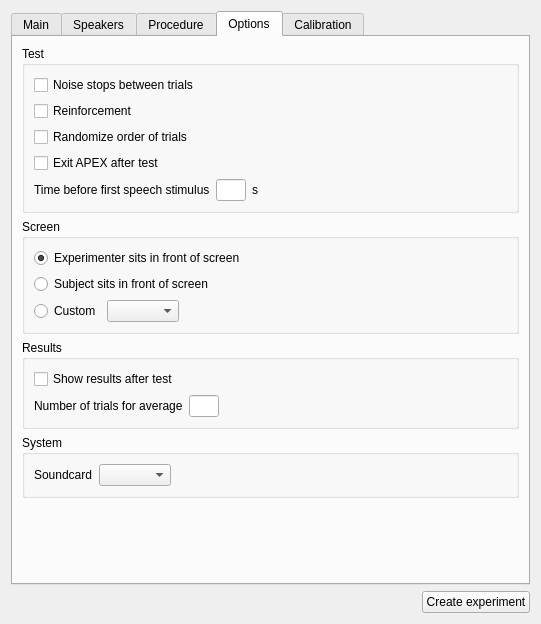
<?xml version="1.0" encoding="UTF-8"?>
<ui version="4.0">
 <class>SpinMainDlg</class>
 <widget class="QWidget" name="SpinMainDlg">
  <property name="geometry">
   <rect>
    <x>0</x>
    <y>0</y>
    <width>539</width>
    <height>624</height>
   </rect>
  </property>
  <property name="sizePolicy">
   <sizepolicy hsizetype="Preferred" vsizetype="Preferred">
    <horstretch>0</horstretch>
    <verstretch>0</verstretch>
   </sizepolicy>
  </property>
  <property name="windowTitle">
   <string>SPIN</string>
  </property>
  <layout class="QGridLayout" name="gridLayout_6">
   <item row="0" column="0">
    <widget class="QTabWidget" name="tabWidget">
     <property name="sizePolicy">
      <sizepolicy hsizetype="Expanding" vsizetype="Expanding">
       <horstretch>0</horstretch>
       <verstretch>0</verstretch>
      </sizepolicy>
     </property>
     <property name="currentIndex">
      <number>3</number>
     </property>
     <widget class="QWidget" name="mainTab">
      <attribute name="title">
       <string>Main</string>
      </attribute>
      <layout class="QVBoxLayout" name="verticalLayout_12">
       <item>
        <layout class="QVBoxLayout" name="verticalLayout_7">
         <item>
          <widget class="QLabel" name="label_20">
           <property name="text">
            <string>Subject name</string>
           </property>
          </widget>
         </item>
         <item>
          <widget class="QLineEdit" name="nameLine"/>
         </item>
        </layout>
       </item>
       <item>
        <layout class="QHBoxLayout" name="horizontalLayout_6">
         <item>
          <widget class="QGroupBox" name="groupBox">
           <property name="sizePolicy">
            <sizepolicy hsizetype="Minimum" vsizetype="Preferred">
             <horstretch>0</horstretch>
             <verstretch>0</verstretch>
            </sizepolicy>
           </property>
           <property name="title">
            <string>Speech</string>
           </property>
           <layout class="QGridLayout" name="gridLayout_4">
            <item row="0" column="0">
             <widget class="QLabel" name="label_5">
              <property name="text">
               <string>Material:</string>
              </property>
             </widget>
            </item>
            <item row="0" column="1">
             <widget class="QComboBox" name="speechmaterialCmb"/>
            </item>
            <item row="1" column="0">
             <widget class="QLabel" name="speechcategoryLbl">
              <property name="text">
               <string>Category:</string>
              </property>
             </widget>
            </item>
            <item row="2" column="0">
             <widget class="QLabel" name="label_7">
              <property name="text">
               <string>List:</string>
              </property>
             </widget>
            </item>
            <item row="2" column="1">
             <widget class="QComboBox" name="listCmb"/>
            </item>
            <item row="1" column="1">
             <widget class="QComboBox" name="speechcategoryCmb"/>
            </item>
           </layout>
          </widget>
         </item>
         <item>
          <widget class="QGroupBox" name="groupBox_2">
           <property name="sizePolicy">
            <sizepolicy hsizetype="Minimum" vsizetype="Preferred">
             <horstretch>0</horstretch>
             <verstretch>0</verstretch>
            </sizepolicy>
           </property>
           <property name="title">
            <string>Noise</string>
           </property>
           <layout class="QGridLayout" name="gridLayout_5">
            <item row="0" column="0">
             <widget class="QLabel" name="noisematerialLbl">
              <property name="text">
               <string>Material:</string>
              </property>
             </widget>
            </item>
            <item row="0" column="1">
             <widget class="QComboBox" name="noisematerialCmb">
              <property name="sizePolicy">
               <sizepolicy hsizetype="Fixed" vsizetype="Fixed">
                <horstretch>0</horstretch>
                <verstretch>0</verstretch>
               </sizepolicy>
              </property>
              <property name="sizeAdjustPolicy">
               <enum>QComboBox::AdjustToContents</enum>
              </property>
             </widget>
            </item>
            <item row="1" column="0" colspan="2">
             <widget class="QLabel" name="noisedescriptionLbl">
              <property name="sizePolicy">
               <sizepolicy hsizetype="Ignored" vsizetype="Preferred">
                <horstretch>0</horstretch>
                <verstretch>0</verstretch>
               </sizepolicy>
              </property>
              <property name="sizeIncrement">
               <size>
                <width>0</width>
                <height>0</height>
               </size>
              </property>
              <property name="text">
               <string/>
              </property>
              <property name="wordWrap">
               <bool>true</bool>
              </property>
             </widget>
            </item>
           </layout>
          </widget>
         </item>
        </layout>
       </item>
       <item>
        <layout class="QVBoxLayout" name="verticalLayout_6">
         <item>
          <widget class="QLabel" name="label_22">
           <property name="text">
            <string>Saved settings, click to load</string>
           </property>
          </widget>
         </item>
         <item>
          <layout class="QHBoxLayout" name="horizontalLayout_2">
           <item>
            <widget class="QListWidget" name="settingsList">
             <property name="showDropIndicator" stdset="0">
              <bool>false</bool>
             </property>
             <property name="selectionRectVisible">
              <bool>true</bool>
             </property>
             <item>
              <property name="text">
               <string>default</string>
              </property>
             </item>
            </widget>
           </item>
           <item>
            <layout class="QVBoxLayout" name="verticalLayout_11">
             <item>
              <widget class="QPushButton" name="saveSettingsBtn">
               <property name="text">
                <string>Save current settings</string>
               </property>
              </widget>
             </item>
             <item>
              <widget class="QPushButton" name="importSettingsBtn">
               <property name="text">
                <string>Import settings</string>
               </property>
              </widget>
             </item>
             <item>
              <widget class="QPushButton" name="exportSettingsBtn">
               <property name="text">
                <string>Export selected</string>
               </property>
              </widget>
             </item>
             <item>
              <widget class="QPushButton" name="removeSettingsBtn">
               <property name="text">
                <string>Remove selected</string>
               </property>
              </widget>
             </item>
             <item>
              <widget class="QPushButton" name="renameSettingsBtn">
               <property name="text">
                <string>Rename selected</string>
               </property>
              </widget>
             </item>
             <item>
              <spacer name="verticalSpacer_4">
               <property name="orientation">
                <enum>Qt::Vertical</enum>
               </property>
               <property name="sizeHint" stdset="0">
                <size>
                 <width>131</width>
                 <height>178</height>
                </size>
               </property>
              </spacer>
             </item>
            </layout>
           </item>
          </layout>
         </item>
        </layout>
       </item>
      </layout>
     </widget>
     <widget class="QWidget" name="speakersTab">
      <attribute name="title">
       <string>Speakers</string>
      </attribute>
      <layout class="QGridLayout" name="gridLayout_15">
       <item row="0" column="0">
        <layout class="QVBoxLayout" name="verticalLayout_10">
         <item>
          <layout class="QHBoxLayout" name="horizontalLayout_9">
           <item>
            <widget class="QGroupBox" name="groupBox_3">
             <property name="title">
              <string>Speaker type</string>
             </property>
             <layout class="QGridLayout">
              <item row="0" column="0">
               <layout class="QVBoxLayout">
                <item>
                 <widget class="QRadioButton" name="freeFieldRadio">
                  <property name="text">
                   <string>Free field</string>
                  </property>
                 </widget>
                </item>
                <item>
                 <widget class="QRadioButton" name="headphoneRadio">
                  <property name="text">
                   <string>Headphones</string>
                  </property>
                  <property name="checked">
                   <bool>true</bool>
                  </property>
                 </widget>
                </item>
               </layout>
              </item>
             </layout>
            </widget>
           </item>
           <item>
            <widget class="QGroupBox" name="groupBox_8">
             <property name="title">
              <string>Lock levels</string>
             </property>
             <layout class="QGridLayout" name="gridLayout_3">
              <item row="0" column="0">
               <layout class="QVBoxLayout" name="verticalLayout">
                <item>
                 <widget class="QCheckBox" name="lockNoiseCheck">
                  <property name="text">
                   <string>Same noise level on all channels</string>
                  </property>
                 </widget>
                </item>
                <item>
                 <widget class="QCheckBox" name="lockSpeechCheck">
                  <property name="text">
                   <string>Same speech level on all channels</string>
                  </property>
                 </widget>
                </item>
               </layout>
              </item>
             </layout>
            </widget>
           </item>
          </layout>
         </item>
         <item>
          <widget class="QGroupBox" name="groupBox_9">
           <property name="title">
            <string>Initial SNR</string>
           </property>
           <layout class="QGridLayout" name="gridLayout_2">
            <item row="0" column="0">
             <widget class="spin::gui::SnrWidget" name="snrWidget" native="true"/>
            </item>
           </layout>
          </widget>
         </item>
         <item>
          <widget class="QStackedWidget" name="speakersStack">
           <property name="currentIndex">
            <number>0</number>
           </property>
           <widget class="QWidget" name="page">
            <layout class="QGridLayout" name="gridLayout_16">
             <item row="0" column="0">
              <layout class="QHBoxLayout" name="horizontalLayout_11">
               <item>
                <widget class="spin::gui::StartLevelWidget" name="leftHpStartLevels" native="true"/>
               </item>
               <item>
                <spacer name="horizontalSpacer_5">
                 <property name="orientation">
                  <enum>Qt::Horizontal</enum>
                 </property>
                 <property name="sizeHint" stdset="0">
                  <size>
                   <width>148</width>
                   <height>17</height>
                  </size>
                 </property>
                </spacer>
               </item>
               <item>
                <widget class="QLabel" name="hpPicLbl">
                 <property name="text">
                  <string/>
                 </property>
                 <property name="scaledContents">
                  <bool>true</bool>
                 </property>
                 <property name="alignment">
                  <set>Qt::AlignCenter</set>
                 </property>
                </widget>
               </item>
               <item>
                <spacer name="horizontalSpacer_6">
                 <property name="orientation">
                  <enum>Qt::Horizontal</enum>
                 </property>
                 <property name="sizeHint" stdset="0">
                  <size>
                   <width>128</width>
                   <height>14</height>
                  </size>
                 </property>
                </spacer>
               </item>
               <item>
                <widget class="spin::gui::StartLevelWidget" name="rightHpStartLevels" native="true"/>
               </item>
              </layout>
             </item>
            </layout>
           </widget>
           <widget class="QWidget" name="page_2">
            <layout class="QGridLayout" name="gridLayout">
             <item row="0" column="0">
              <widget class="spin::gui::FreeFieldWidget" name="freeFieldWidget" native="true"/>
             </item>
            </layout>
           </widget>
          </widget>
         </item>
        </layout>
       </item>
      </layout>
     </widget>
     <widget class="QWidget" name="procedureTab">
      <attribute name="title">
       <string>Procedure</string>
      </attribute>
      <layout class="QGridLayout" name="gridLayout_11">
       <item row="0" column="0">
        <layout class="QHBoxLayout" name="horizontalLayout">
         <item>
          <widget class="QGroupBox" name="groupBox_4">
           <property name="sizePolicy">
            <sizepolicy hsizetype="Preferred" vsizetype="Fixed">
             <horstretch>0</horstretch>
             <verstretch>0</verstretch>
            </sizepolicy>
           </property>
           <property name="title">
            <string>Procedure type</string>
           </property>
           <layout class="QGridLayout" name="gridLayout_7">
            <item row="0" column="0">
             <layout class="QVBoxLayout" name="verticalLayout_2">
              <item>
               <widget class="QRadioButton" name="constProcRadio">
                <property name="text">
                 <string>Constant</string>
                </property>
                <property name="checked">
                 <bool>true</bool>
                </property>
               </widget>
              </item>
              <item>
               <widget class="QRadioButton" name="adapProcRadio">
                <property name="text">
                 <string>Adaptive</string>
                </property>
                <property name="checked">
                 <bool>false</bool>
                </property>
               </widget>
              </item>
             </layout>
            </item>
           </layout>
          </widget>
         </item>
         <item>
          <widget class="QGroupBox" name="adaptationBox">
           <property name="enabled">
            <bool>true</bool>
           </property>
           <property name="title">
            <string>Adaptation</string>
           </property>
           <layout class="QGridLayout" name="gridLayout_8">
            <item row="0" column="0">
             <layout class="QVBoxLayout" name="verticalLayout_3">
              <item>
               <widget class="QRadioButton" name="adaptSpeechRadio">
                <property name="text">
                 <string>Adapt speech level</string>
                </property>
                <property name="checked">
                 <bool>true</bool>
                </property>
               </widget>
              </item>
              <item>
               <widget class="QRadioButton" name="adaptNoiseRadio">
                <property name="text">
                 <string>Adapt noise level</string>
                </property>
               </widget>
              </item>
             </layout>
            </item>
           </layout>
          </widget>
         </item>
        </layout>
       </item>
       <item row="1" column="0">
        <spacer name="verticalSpacer_3">
         <property name="orientation">
          <enum>Qt::Vertical</enum>
         </property>
         <property name="sizeHint" stdset="0">
          <size>
           <width>456</width>
           <height>30</height>
          </size>
         </property>
        </spacer>
       </item>
       <item row="2" column="0">
        <widget class="QGroupBox" name="stepsizeBox">
         <property name="title">
          <string>Stepsize (for speech):</string>
         </property>
         <layout class="QGridLayout" name="gridLayout_9">
          <item row="0" column="0">
           <layout class="QVBoxLayout" name="verticalLayout_4">
            <item>
             <layout class="QHBoxLayout" name="horizontalLayout_5">
              <item>
               <widget class="QLabel" name="label_12">
                <property name="text">
                 <string>Initial stepsize</string>
                </property>
               </widget>
              </item>
              <item>
               <widget class="QLineEdit" name="initStepsizeLine">
                <property name="maximumSize">
                 <size>
                  <width>30</width>
                  <height>16777215</height>
                 </size>
                </property>
               </widget>
              </item>
              <item>
               <widget class="QLabel" name="label_11">
                <property name="text">
                 <string>dB</string>
                </property>
               </widget>
              </item>
              <item>
               <spacer name="horizontalSpacer_13">
                <property name="orientation">
                 <enum>Qt::Horizontal</enum>
                </property>
                <property name="sizeHint" stdset="0">
                 <size>
                  <width>40</width>
                  <height>20</height>
                 </size>
                </property>
               </spacer>
              </item>
             </layout>
            </item>
            <item>
             <widget class="QLabel" name="label_13">
              <property name="text">
               <string>If you want the stepsize to change after a given trial, fill in the number of this trial and the stepsize to change to and click 'Add'.</string>
              </property>
              <property name="wordWrap">
               <bool>true</bool>
              </property>
             </widget>
            </item>
            <item>
             <layout class="QHBoxLayout" name="horizontalLayout_3">
              <item>
               <widget class="QLabel" name="label_14">
                <property name="text">
                 <string>Trial</string>
                </property>
               </widget>
              </item>
              <item>
               <widget class="QLineEdit" name="trialLine">
                <property name="sizePolicy">
                 <sizepolicy hsizetype="Fixed" vsizetype="Fixed">
                  <horstretch>0</horstretch>
                  <verstretch>0</verstretch>
                 </sizepolicy>
                </property>
                <property name="maximumSize">
                 <size>
                  <width>30</width>
                  <height>25</height>
                 </size>
                </property>
               </widget>
              </item>
              <item>
               <widget class="QLabel" name="label_15">
                <property name="text">
                 <string>Stepsize</string>
                </property>
               </widget>
              </item>
              <item>
               <widget class="QLineEdit" name="stepsizeLine">
                <property name="sizePolicy">
                 <sizepolicy hsizetype="Fixed" vsizetype="Fixed">
                  <horstretch>0</horstretch>
                  <verstretch>0</verstretch>
                 </sizepolicy>
                </property>
                <property name="maximumSize">
                 <size>
                  <width>30</width>
                  <height>25</height>
                 </size>
                </property>
               </widget>
              </item>
              <item>
               <widget class="QLabel" name="label_16">
                <property name="text">
                 <string>dB</string>
                </property>
               </widget>
              </item>
              <item>
               <widget class="QPushButton" name="addStepsizeBtn">
                <property name="text">
                 <string>Add</string>
                </property>
               </widget>
              </item>
              <item>
               <spacer name="horizontalSpacer_11">
                <property name="orientation">
                 <enum>Qt::Horizontal</enum>
                </property>
                <property name="sizeHint" stdset="0">
                 <size>
                  <width>40</width>
                  <height>20</height>
                 </size>
                </property>
               </spacer>
              </item>
             </layout>
            </item>
            <item>
             <layout class="QHBoxLayout" name="horizontalLayout_4">
              <item>
               <widget class="QTableWidget" name="stepsizeTable">
                <property name="selectionBehavior">
                 <enum>QAbstractItemView::SelectRows</enum>
                </property>
                <property name="textElideMode">
                 <enum>Qt::ElideMiddle</enum>
                </property>
                <property name="cornerButtonEnabled">
                 <bool>false</bool>
                </property>
                <property name="rowCount">
                 <number>0</number>
                </property>
                <property name="columnCount">
                 <number>2</number>
                </property>
                <column>
                 <property name="text">
                  <string>Trial</string>
                 </property>
                </column>
                <column>
                 <property name="text">
                  <string>Stepsize</string>
                 </property>
                </column>
               </widget>
              </item>
              <item>
               <spacer name="horizontalSpacer_12">
                <property name="orientation">
                 <enum>Qt::Horizontal</enum>
                </property>
                <property name="sizeHint" stdset="0">
                 <size>
                  <width>40</width>
                  <height>20</height>
                 </size>
                </property>
               </spacer>
              </item>
             </layout>
            </item>
            <item>
             <layout class="QHBoxLayout" name="horizontalLayout_7">
              <item>
               <widget class="QCheckBox" name="repeatFirstCheck">
                <property name="text">
                 <string>Repeat first trial until correct</string>
                </property>
                <property name="checked">
                 <bool>true</bool>
                </property>
               </widget>
              </item>
             </layout>
            </item>
           </layout>
          </item>
         </layout>
        </widget>
       </item>
      </layout>
     </widget>
     <widget class="QWidget" name="optionsTab">
      <attribute name="title">
       <string>Options</string>
      </attribute>
      <layout class="QGridLayout" name="gridLayout_12">
       <item row="0" column="0">
        <layout class="QVBoxLayout" name="verticalLayout_13">
         <item>
          <widget class="QGroupBox" name="groupBox_5">
           <property name="title">
            <string>Test</string>
           </property>
           <layout class="QGridLayout" name="gridLayout_10">
            <item row="0" column="0">
             <widget class="QCheckBox" name="noiseStopsCheck">
              <property name="text">
               <string>Noise stops between trials</string>
              </property>
             </widget>
            </item>
            <item row="1" column="0">
             <widget class="QCheckBox" name="reinforcementCheck">
              <property name="text">
               <string>Reinforcement</string>
              </property>
             </widget>
            </item>
            <item row="2" column="0">
             <widget class="QCheckBox" name="randTrialsCheck">
              <property name="text">
               <string>Randomize order of trials</string>
              </property>
             </widget>
            </item>
            <item row="4" column="0">
             <layout class="QHBoxLayout" name="horizontalLayout_8">
              <item>
               <widget class="QLabel" name="label_17">
                <property name="text">
                 <string>Time before first speech stimulus</string>
                </property>
                <property name="buddy">
                 <cstring>timeBeforeLine</cstring>
                </property>
               </widget>
              </item>
              <item>
               <widget class="QLineEdit" name="timeBeforeLine">
                <property name="sizePolicy">
                 <sizepolicy hsizetype="Fixed" vsizetype="Fixed">
                  <horstretch>0</horstretch>
                  <verstretch>0</verstretch>
                 </sizepolicy>
                </property>
                <property name="maximumSize">
                 <size>
                  <width>30</width>
                  <height>25</height>
                 </size>
                </property>
               </widget>
              </item>
              <item>
               <widget class="QLabel" name="label_18">
                <property name="text">
                 <string>s</string>
                </property>
               </widget>
              </item>
              <item>
               <spacer name="horizontalSpacer_14">
                <property name="orientation">
                 <enum>Qt::Horizontal</enum>
                </property>
                <property name="sizeHint" stdset="0">
                 <size>
                  <width>40</width>
                  <height>20</height>
                 </size>
                </property>
               </spacer>
              </item>
             </layout>
            </item>
            <item row="3" column="0">
             <widget class="QCheckBox" name="exitAfterCheck">
              <property name="text">
               <string>Exit APEX after test</string>
              </property>
             </widget>
            </item>
           </layout>
          </widget>
         </item>
         <item>
          <widget class="QGroupBox" name="groupBox_6">
           <property name="title">
            <string>Screen</string>
           </property>
           <layout class="QVBoxLayout" name="verticalLayout_5">
            <item>
             <layout class="QVBoxLayout" name="verticalLayout_8">
              <item>
               <layout class="QHBoxLayout" name="horizontalLayout_15">
                <item>
                 <widget class="QRadioButton" name="expSitsRadio">
                  <property name="text">
                   <string>Experimenter sits in front of screen</string>
                  </property>
                  <property name="checked">
                   <bool>true</bool>
                  </property>
                 </widget>
                </item>
               </layout>
              </item>
              <item>
               <layout class="QHBoxLayout" name="horizontalLayout_14">
                <item>
                 <widget class="QRadioButton" name="subSitsRadio">
                  <property name="text">
                   <string>Subject sits in front of screen</string>
                  </property>
                 </widget>
                </item>
               </layout>
              </item>
             </layout>
            </item>
            <item>
             <layout class="QHBoxLayout" name="horizontalLayout_12">
              <item>
               <widget class="QRadioButton" name="customScreenRadio">
                <property name="text">
                 <string>Custom</string>
                </property>
               </widget>
              </item>
              <item>
               <widget class="QComboBox" name="customScreenCombo"/>
              </item>
              <item>
               <spacer name="horizontalSpacer_2">
                <property name="orientation">
                 <enum>Qt::Horizontal</enum>
                </property>
                <property name="sizeHint" stdset="0">
                 <size>
                  <width>40</width>
                  <height>20</height>
                 </size>
                </property>
               </spacer>
              </item>
             </layout>
            </item>
           </layout>
          </widget>
         </item>
         <item>
          <widget class="QGroupBox" name="groupBox_7">
           <property name="title">
            <string>Results</string>
           </property>
           <layout class="QGridLayout" name="gridLayout_14">
            <item row="0" column="0">
             <layout class="QVBoxLayout" name="verticalLayout_9">
              <item>
               <layout class="QHBoxLayout" name="horizontalLayout_18">
                <item>
                 <widget class="QCheckBox" name="showResultsCheck">
                  <property name="text">
                   <string>Show results after test</string>
                  </property>
                 </widget>
                </item>
               </layout>
              </item>
              <item>
               <layout class="QHBoxLayout" name="horizontalLayout_17">
                <item>
                 <widget class="QLabel" name="label_19">
                  <property name="text">
                   <string>Number of trials for average</string>
                  </property>
                  <property name="buddy">
                   <cstring>nbResponsesLine</cstring>
                  </property>
                 </widget>
                </item>
                <item>
                 <widget class="QLineEdit" name="nbResponsesLine">
                  <property name="sizePolicy">
                   <sizepolicy hsizetype="Fixed" vsizetype="Fixed">
                    <horstretch>0</horstretch>
                    <verstretch>0</verstretch>
                   </sizepolicy>
                  </property>
                  <property name="maximumSize">
                   <size>
                    <width>30</width>
                    <height>25</height>
                   </size>
                  </property>
                 </widget>
                </item>
                <item>
                 <spacer name="horizontalSpacer_18">
                  <property name="orientation">
                   <enum>Qt::Horizontal</enum>
                  </property>
                  <property name="sizeHint" stdset="0">
                   <size>
                    <width>40</width>
                    <height>20</height>
                   </size>
                  </property>
                 </spacer>
                </item>
               </layout>
              </item>
             </layout>
            </item>
           </layout>
          </widget>
         </item>
         <item>
          <widget class="QGroupBox" name="groupBox_10">
           <property name="title">
            <string>System</string>
           </property>
           <layout class="QHBoxLayout" name="horizontalLayout_13">
            <item>
             <widget class="QLabel" name="label">
              <property name="text">
               <string>Soundcard</string>
              </property>
              <property name="buddy">
               <cstring>soundCardCombo</cstring>
              </property>
             </widget>
            </item>
            <item>
             <widget class="QComboBox" name="soundCardCombo"/>
            </item>
            <item>
             <spacer name="horizontalSpacer_3">
              <property name="orientation">
               <enum>Qt::Horizontal</enum>
              </property>
              <property name="sizeHint" stdset="0">
               <size>
                <width>40</width>
                <height>20</height>
               </size>
              </property>
             </spacer>
            </item>
           </layout>
          </widget>
         </item>
         <item>
          <spacer name="verticalSpacer_5">
           <property name="orientation">
            <enum>Qt::Vertical</enum>
           </property>
           <property name="sizeHint" stdset="0">
            <size>
             <width>497</width>
             <height>98</height>
            </size>
           </property>
          </spacer>
         </item>
        </layout>
       </item>
      </layout>
     </widget>
     <widget class="QWidget" name="tab">
      <attribute name="title">
       <string>Calibration</string>
      </attribute>
      <widget class="QPushButton" name="calibrateBtn">
       <property name="geometry">
        <rect>
         <x>170</x>
         <y>170</y>
         <width>102</width>
         <height>26</height>
        </rect>
       </property>
       <property name="text">
        <string>Calibrate</string>
       </property>
      </widget>
     </widget>
    </widget>
   </item>
   <item row="1" column="0">
    <layout class="QHBoxLayout" name="horizontalLayout_10">
     <item>
      <spacer name="horizontalSpacer">
       <property name="orientation">
        <enum>Qt::Horizontal</enum>
       </property>
       <property name="sizeHint" stdset="0">
        <size>
         <width>40</width>
         <height>20</height>
        </size>
       </property>
      </spacer>
     </item>
     <item>
      <widget class="QPushButton" name="createExperimentBtn">
       <property name="text">
        <string>Create experiment</string>
       </property>
      </widget>
     </item>
    </layout>
   </item>
  </layout>
 </widget>
 <customwidgets>
  <customwidget>
   <class>spin::gui::StartLevelWidget</class>
   <extends>QWidget</extends>
   <header>gui/startlevelwidget.h</header>
   <container>1</container>
  </customwidget>
  <customwidget>
   <class>spin::gui::FreeFieldWidget</class>
   <extends>QWidget</extends>
   <header>gui/freefieldwidget.h</header>
   <container>1</container>
  </customwidget>
  <customwidget>
   <class>spin::gui::SnrWidget</class>
   <extends>QWidget</extends>
   <header>gui/snrwidget.h</header>
   <container>1</container>
  </customwidget>
 </customwidgets>
 <tabstops>
  <tabstop>tabWidget</tabstop>
  <tabstop>nameLine</tabstop>
  <tabstop>speechmaterialCmb</tabstop>
  <tabstop>speechcategoryCmb</tabstop>
  <tabstop>listCmb</tabstop>
  <tabstop>noisematerialCmb</tabstop>
  <tabstop>settingsList</tabstop>
  <tabstop>saveSettingsBtn</tabstop>
  <tabstop>importSettingsBtn</tabstop>
  <tabstop>exportSettingsBtn</tabstop>
  <tabstop>removeSettingsBtn</tabstop>
  <tabstop>renameSettingsBtn</tabstop>
  <tabstop>freeFieldRadio</tabstop>
  <tabstop>headphoneRadio</tabstop>
  <tabstop>lockNoiseCheck</tabstop>
  <tabstop>lockSpeechCheck</tabstop>
  <tabstop>constProcRadio</tabstop>
  <tabstop>adapProcRadio</tabstop>
  <tabstop>adaptSpeechRadio</tabstop>
  <tabstop>adaptNoiseRadio</tabstop>
  <tabstop>initStepsizeLine</tabstop>
  <tabstop>trialLine</tabstop>
  <tabstop>stepsizeLine</tabstop>
  <tabstop>addStepsizeBtn</tabstop>
  <tabstop>stepsizeTable</tabstop>
  <tabstop>repeatFirstCheck</tabstop>
  <tabstop>noiseStopsCheck</tabstop>
  <tabstop>reinforcementCheck</tabstop>
  <tabstop>randTrialsCheck</tabstop>
  <tabstop>exitAfterCheck</tabstop>
  <tabstop>timeBeforeLine</tabstop>
  <tabstop>expSitsRadio</tabstop>
  <tabstop>subSitsRadio</tabstop>
  <tabstop>customScreenRadio</tabstop>
  <tabstop>customScreenCombo</tabstop>
  <tabstop>showResultsCheck</tabstop>
  <tabstop>nbResponsesLine</tabstop>
  <tabstop>soundCardCombo</tabstop>
  <tabstop>calibrateBtn</tabstop>
  <tabstop>createExperimentBtn</tabstop>
 </tabstops>
 <resources/>
 <connections/>
</ui>
